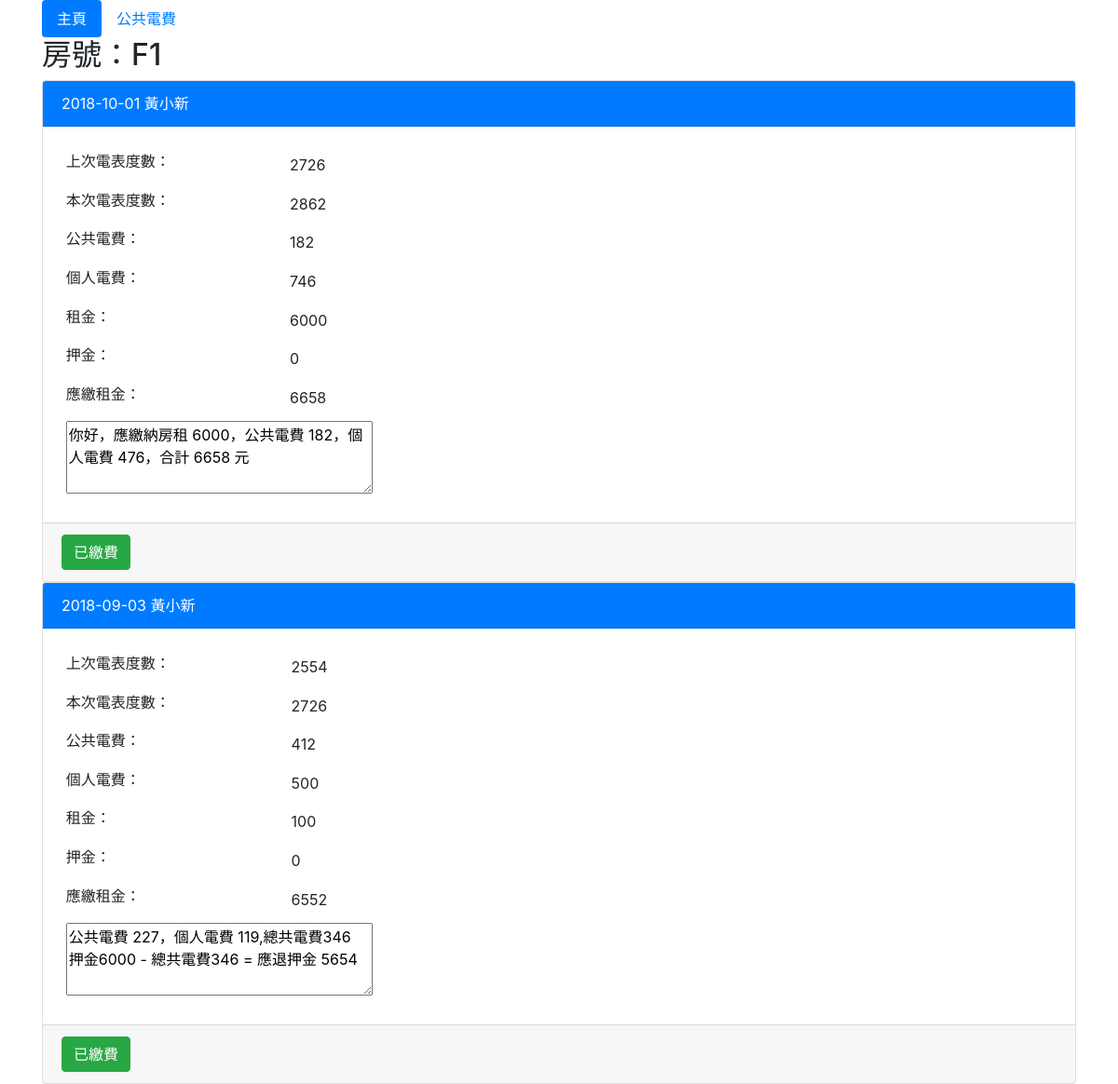
Screenshot of /polls/list/1 with the database file from the repository.
### polls/models.py (models this page shows, shortened)
class DTSF02(models.Model):
	DTSF01 = models.ForeignKey(DTSF01, on_delete=models.CASCADE)
	INPUT_DATE = models.CharField(max_length=10)
	LAST_DEGREES = models.IntegerField(default=0)
	THIS_DEGREES = models.IntegerField(default=0)
	RENT_AMT = models.IntegerField(default=0)
	PUB_ELECTRIC_AMT = models.IntegerField(default=0)
	ELECTRIC_AMT =  models.IntegerField(default=0)
	DIPOSIT_AMT =  models.IntegerField(default=0)
	TOTAL_AMT =  models.IntegerField(default=0)
	MESSAGE = models.CharField(max_length=200)
	IS_CONF = models.BooleanField(default=False)

class DTSF01(models.Model):
	ROOM = models.CharField(max_length=3)
	BEGIN_DATE = models.CharField(max_length=10)
	NAME = models.CharField(max_length=20)
	END_DATE = models.CharField(max_length=10)
	CELL_PHONE = models.CharField(max_length=10)
	RENT_AMT = models.IntegerField(default=0)
	DIPOSIT = models.IntegerField(default=0)
	PUB_DASHBOARD = models.CharField(max_length=3,blank=True)
	THIS_DEGREES = models.IntegerField(default=0)
	TIMES = models.FloatField(default=0.0)
	ADDRESS = models.CharField(max_length=50)
	STATUS = models.CharField(max_length=1)

### polls/views.py (the view)
# urls.py: path('list/<int:dashboard_id>', views.list, name='list'),
def list(request, dashboard_id):
    DTSF01vo = get_object_or_404(DTSF01, pk=dashboard_id)
    DTSF02_list = DTSF01vo.dtsf02_set.order_by("-INPUT_DATE")
    print(DTSF02_list)
    return render(request, 'polls/detail.html', locals())

### polls/templates/polls/detail.html (shortened to what this page needs)
{% include "polls/head.html" %}
<div class="container">
  <ul class="nav nav-pills">
    <li class="nav-item">
      <a class="nav-link active" href="/polls/">主頁</a>
    <li class="nav-item">
      <a class="nav-link" href="/polls/electric/">公共電費</a>
  </ul>
</div>
<div class="container">
{% if DTSF02_list %}
	{% for sf02 in DTSF02_list %}
		{% if forloop.first %}
			  <h2>房號：{{DTSF01vo.ROOM}}</h2>
		{% endif %}
		<div class="card ">
			<div class="card-header bg-primary text-white">
				{% if sf02.IS_CONF %}
					{{ sf02.INPUT_DATE }}  {{DTSF01vo.NAME}}
				{% else %}
					<font color="pink" id="bill_title{{sf02.id}}">{{ sf02.INPUT_DATE }}  {{DTSF01vo.NAME}}</font>
				{% endif %}
			</div>
			<div class="card-body">
				<table class="table-sm"><tr>
					<td><label>上次電表度數</label>：<td>{{ sf02.LAST_DEGREES }}</td><tr>
					<td><label>本次電表度數</label>：<td>{{ sf02.THIS_DEGREES }}</td><tr>
					<td><label>公共電費</label>：<td>{{ sf02.PUB_ELECTRIC_AMT }}</td><tr>
					<td><label>個人電費</label>：<td>{{ sf02.ELECTRIC_AMT }}</td><tr>
					<td><label>租金</label>：<td>{{ sf02.RENT_AMT }}</td><tr>
					<td><label>押金</label>：<td>{{ sf02.DIPOSIT_AMT }}</td><tr>
					<td><label>應繳租金</label>：<td>{{ sf02.TOTAL_AMT }}</td><tr>
					<td colspan="2"><textarea cols="30" rows="3">{{ sf02.MESSAGE }}</textarea></td></table>
			</div>
			<div class="card-footer">
				{% if sf02.IS_CONF %}
					<button type="button" class="btn btn-success">已繳費</button>
				{% else %}
					<button type="button" class="btn btn-danger bill" data-id="{{sf02.id}}">待繳費</button>
				{% endif %}
			</div>
		</div>
	{% endfor %}
{% else %}
	找不到房號 {{DTSF01vo.ROOM}} 任何紀錄
{% endif %}
</div>
{% include "polls/footer.html" %}

### rows the page displays
DTSF02: INPUT_DATE "2018-10-01", LAST_DEGREES "2726", THIS_DEGREES "2862", PUB_ELECTRIC_AMT "182", ELECTRIC_AMT "746", RENT_AMT "6000", DIPOSIT_AMT "0", TOTAL_AMT "6658", MESSAGE "你好，應繳納房租 6000，公共電費 182，個人電費 476，合計 6658 元", IS_CONF "已繳費"
DTSF01: ROOM "F1", NAME "黃小新"
DTSF02: INPUT_DATE "2018-09-03", LAST_DEGREES "2554", THIS_DEGREES "2726", PUB_ELECTRIC_AMT "412", ELECTRIC_AMT "500", RENT_AMT "100", DIPOSIT_AMT "0", TOTAL_AMT "6552", MESSAGE "公共電費 227，個人電費 119,總共電費346 押金6000 - 總共電費346 = 應退押金 5654", IS_CONF "已繳費"
